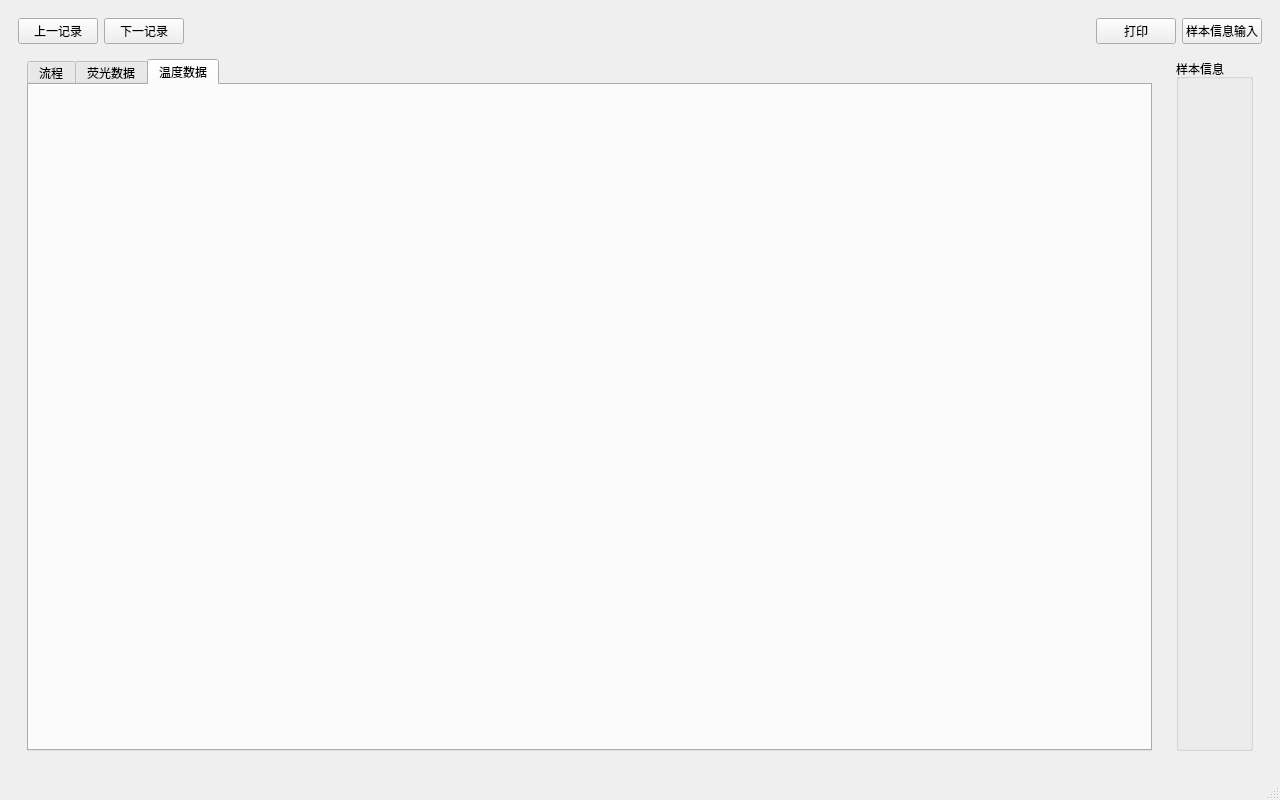
<?xml version="1.0" encoding="UTF-8"?>
<ui version="4.0">
 <class>MainWindow</class>
 <widget class="QMainWindow" name="MainWindow">
  <property name="geometry">
   <rect>
    <x>0</x>
    <y>0</y>
    <width>1280</width>
    <height>800</height>
   </rect>
  </property>
  <property name="windowTitle">
   <string/>
  </property>
  <widget class="QWidget" name="centralwidget">
   <layout class="QVBoxLayout" name="verticalLayout">
    <item>
     <widget class="QStackedWidget" name="stackedWidget">
      <widget class="QWidget" name="page_SampleAnalysis">
       <layout class="QVBoxLayout" name="verticalLayout_3">
        <item>
         <layout class="QHBoxLayout" name="horizontalLayout">
          <item>
           <widget class="QPushButton" name="pushButton_LastRecord">
            <property name="text">
             <string>上一记录</string>
            </property>
           </widget>
          </item>
          <item>
           <widget class="QPushButton" name="pushButton_NextRecord">
            <property name="text">
             <string>下一记录</string>
            </property>
           </widget>
          </item>
          <item>
           <spacer name="horizontalSpacer">
            <property name="orientation">
             <enum>Qt::Horizontal</enum>
            </property>
            <property name="sizeHint" stdset="0">
             <size>
              <width>40</width>
              <height>20</height>
             </size>
            </property>
           </spacer>
          </item>
          <item>
           <widget class="QPushButton" name="pushButton_Print">
            <property name="text">
             <string>打印</string>
            </property>
           </widget>
          </item>
          <item>
           <widget class="QPushButton" name="pushButton_SampleInfo">
            <property name="text">
             <string>样本信息输入</string>
            </property>
           </widget>
          </item>
         </layout>
        </item>
        <item>
         <layout class="QHBoxLayout" name="horizontalLayout_3">
          <item>
           <widget class="QWidget" name="widget" native="true">
            <layout class="QVBoxLayout" name="verticalLayout_2">
             <item>
              <widget class="QTabWidget" name="tabWidget">
               <property name="currentIndex">
                <number>2</number>
               </property>
               <widget class="QWidget" name="tab">
                <attribute name="title">
                 <string>流程</string>
                </attribute>
               </widget>
               <widget class="QWidget" name="tab_2">
                <attribute name="title">
                 <string>荧光数据</string>
                </attribute>
               </widget>
               <widget class="QWidget" name="tab_3">
                <attribute name="title">
                 <string>温度数据</string>
                </attribute>
               </widget>
              </widget>
             </item>
            </layout>
           </widget>
          </item>
          <item>
           <widget class="QWidget" name="widget_2" native="true">
            <layout class="QHBoxLayout" name="horizontalLayout_2">
             <item>
              <widget class="QGroupBox" name="groupBox_2">
               <property name="title">
                <string>样本信息</string>
               </property>
              </widget>
             </item>
            </layout>
           </widget>
          </item>
         </layout>
        </item>
       </layout>
      </widget>
      <widget class="QWidget" name="page_QC">
       <widget class="QLabel" name="label_3">
        <property name="geometry">
         <rect>
          <x>340</x>
          <y>270</y>
          <width>53</width>
          <height>15</height>
         </rect>
        </property>
        <property name="text">
         <string>QC</string>
        </property>
       </widget>
      </widget>
      <widget class="QWidget" name="page_Set">
       <widget class="QLabel" name="label_4">
        <property name="geometry">
         <rect>
          <x>270</x>
          <y>200</y>
          <width>53</width>
          <height>15</height>
         </rect>
        </property>
        <property name="text">
         <string>Set</string>
        </property>
       </widget>
      </widget>
      <widget class="QWidget" name="page_ListReview">
       <widget class="QLabel" name="label_2">
        <property name="geometry">
         <rect>
          <x>490</x>
          <y>270</y>
          <width>53</width>
          <height>15</height>
         </rect>
        </property>
        <property name="text">
         <string>ListReview</string>
        </property>
       </widget>
      </widget>
     </widget>
    </item>
   </layout>
  </widget>
  <widget class="QStatusBar" name="statusbar"/>
 </widget>
 <resources/>
 <connections/>
</ui>
